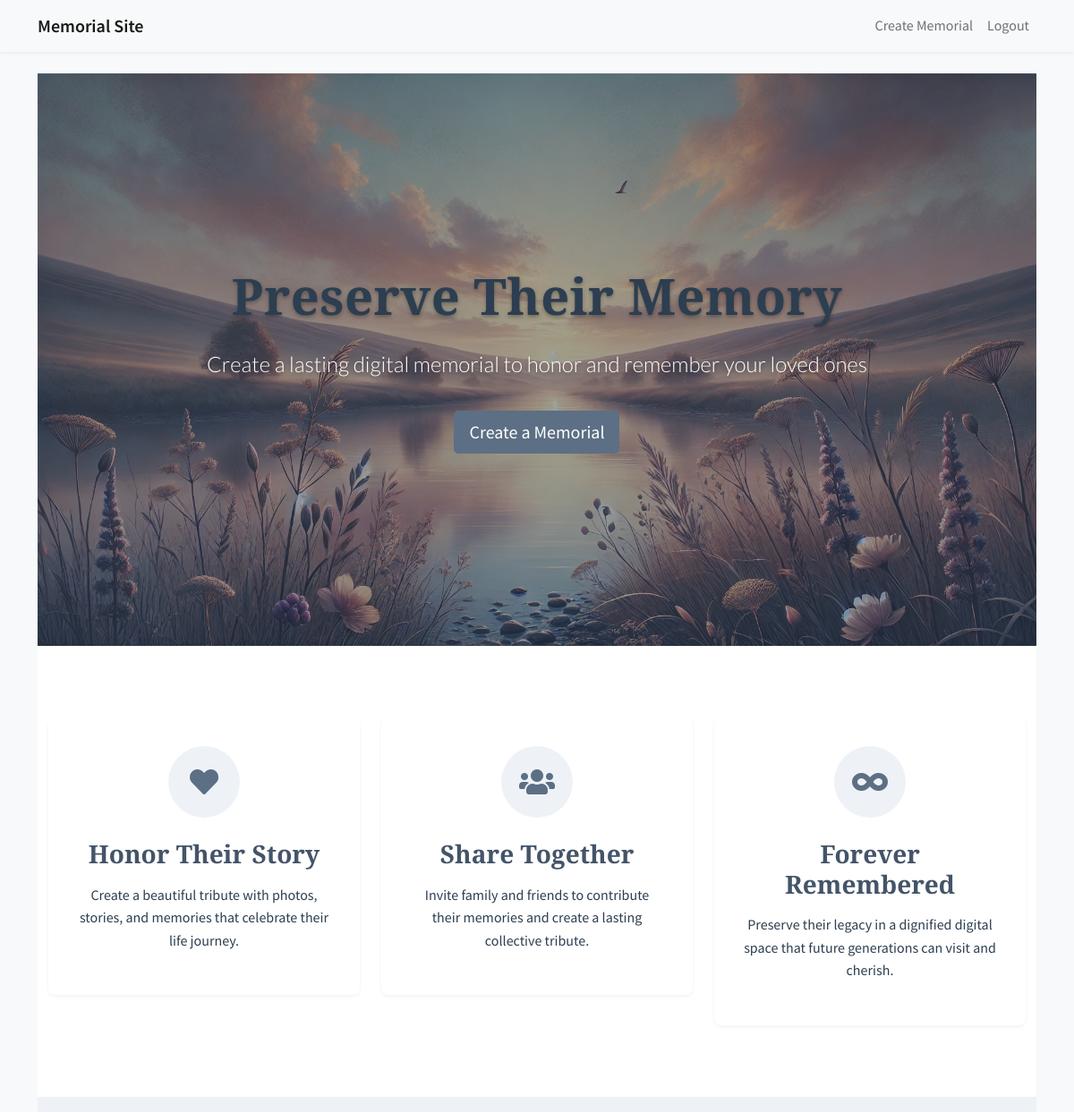
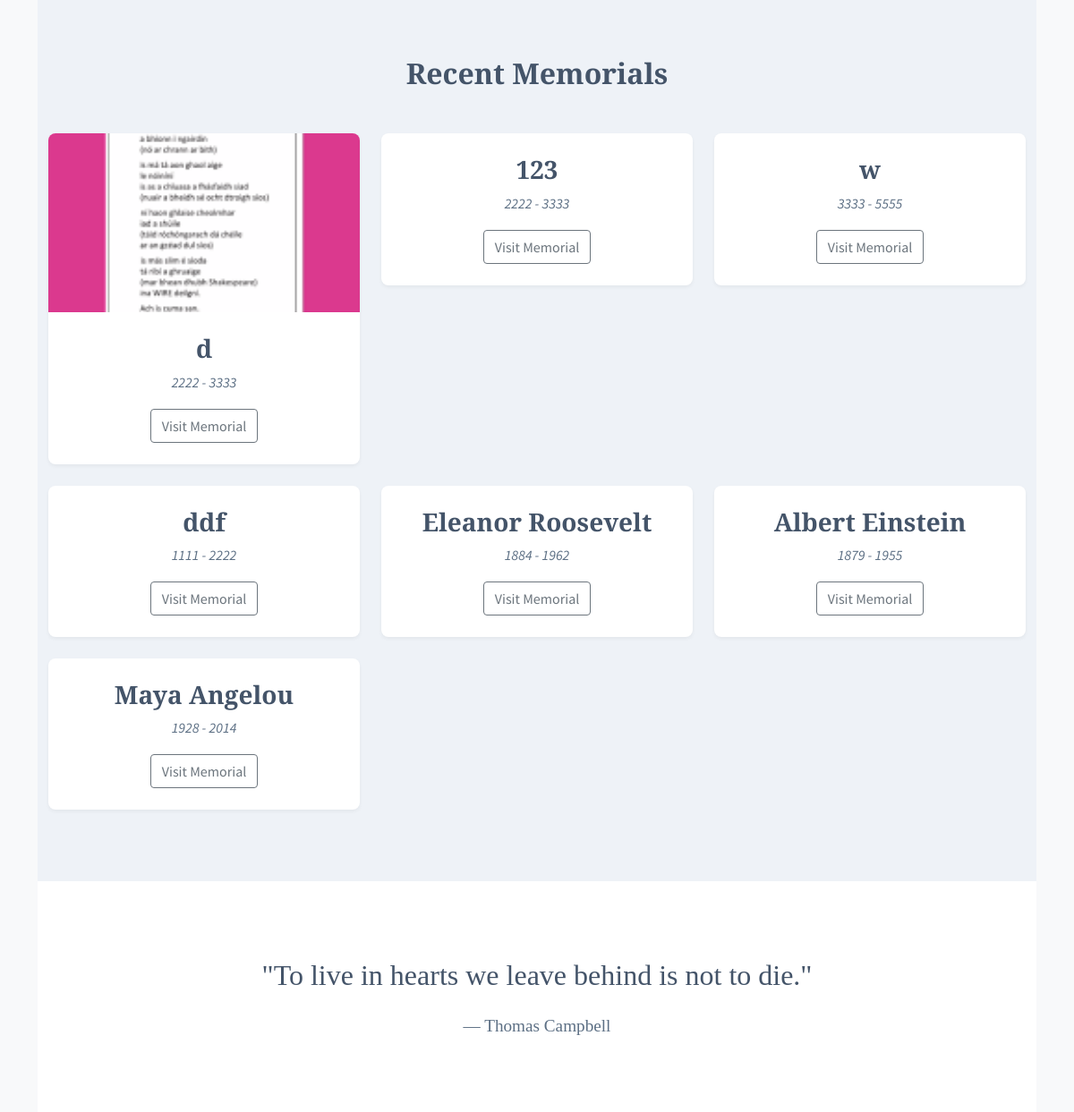
Screenshot of / (signed in) with the database file from the repository (2 pictures, top to bottom).
### app/models/memorial.py (models this page shows, shortened)
class Memorial(db.Model):
    id = db.Column(db.Integer, primary_key=True)
    name = db.Column(db.String(100), nullable=False)
    birth_date = db.Column(db.Date)
    death_date = db.Column(db.Date)
    biography = db.Column(db.Text)
    custom_url = db.Column(db.String(100), unique=True)
    is_public = db.Column(db.Boolean, default=True)
    access_code = db.Column(db.String(20))
    created_at = db.Column(db.DateTime, default=datetime.utcnow)
    creator_id = db.Column(db.Integer, db.ForeignKey('user.id'), nullable=False)
    theme_id = db.Column(db.Integer, db.ForeignKey('theme.id'))
    layout = db.Column(db.String(32), default='standard')  # standard, compact, full-width, etc.
    photos = db.relationship('Photo', backref='memorial', lazy='dynamic')
    tributes = db.relationship('Tribute', backref='memorial', lazy='dynamic')
    events = db.relationship('Event', backref='memorial', lazy='dynamic')

### app/models/photo.py (models this page shows, shortened)
class Photo(db.Model):
    id = db.Column(db.Integer, primary_key=True)
    filename = db.Column(db.String(255), nullable=False)
    caption = db.Column(db.String(255))
    date_taken = db.Column(db.Date)
    uploaded_at = db.Column(db.DateTime, default=datetime.utcnow)
    is_profile = db.Column(db.Boolean, default=False)
    display_order = db.Column(db.Integer, default=0)
    memorial_id = db.Column(db.Integer, db.ForeignKey('memorial.id'), nullable=False)

### app/routes/memorial.py (the view)
@bp.route('/')
def index():
    memorials = Memorial.query.filter_by(is_public=True).all()
    return render_template('memorial/index.html', memorials=memorials)

### app/models/user.py (called while the page is built)
@login_manager.user_loader
def load_user(id):
    return User.query.get(int(id))

### app/templates/memorial/index.html (shortened to what this page needs)
{% extends "base.html" %}
{% block head %}
<link rel="stylesheet" href="{{ url_for('static', filename='css/home.css', v='1.0') }}">
{% endblock %}
{% block content %}
<div class="hero-section">
    <div class="hero-content">
        <h1>Preserve Their Memory</h1>
        <p class="lead">Create a lasting digital memorial to honor and remember your loved ones</p>
        {% if not current_user.is_authenticated %}
        <div class="cta-buttons">
            <a href="{{ url_for('auth.register') }}" class="btn btn-primary btn-lg">Create a Memorial</a>
            <a href="#learn-more" class="btn btn-outline btn-lg">Learn More</a>
        </div>
        {% else %}
        <div class="cta-buttons">
            <a href="{{ url_for('memorial.create') }}" class="btn btn-primary btn-lg">Create a Memorial</a>
        </div>
        {% endif %}
    </div>
</div>
<section id="learn-more" class="features-section">
    <div class="container">
        <div class="row g-4">
            <div class="col-md-4">
                <div class="feature-card">
                    <div class="feature-icon">
                        <i class="fas fa-heart"></i>
                    </div>
                    <h3>Honor Their Story</h3>
                    <p>Create a beautiful tribute with photos, stories, and memories that celebrate their life journey.</p>
                </div>
            </div>
            <div class="col-md-4">
                <div class="feature-card">
                    <div class="feature-icon">
                        <i class="fas fa-users"></i>
                    </div>
                    <h3>Share Together</h3>
                    <p>Invite family and friends to contribute their memories and create a lasting collective tribute.</p>
                </div>
            </div>
            <div class="col-md-4">
                <div class="feature-card">
                    <div class="feature-icon">
                        <i class="fas fa-infinity"></i>
                    </div>
                    <h3>Forever Remembered</h3>
                    <p>Preserve their legacy in a dignified digital space that future generations can visit and cherish.</p>
                </div>
            </div>
        </div>
    </div>
</section>
{% if memorials %}
<section class="recent-memorials">
    <div class="container">
        <h2>Recent Memorials</h2>
        <div class="row g-4">
            {% for memorial in memorials %}
            <div class="col-md-4">
                <div class="memorial-card">
                    {% if memorial.photos.filter_by(is_profile=true).first() %}
                    <div class="memorial-image">
                        <img src="{{ url_for('static', filename='uploads/' ~ memorial.id ~ '/' ~ memorial.photos.filter_by(is_profile=true).first().filename) }}"
                             alt="{{ memorial.name }}" class="img-fluid">
                    </div>
                    {% endif %}
                    <div class="memorial-content">
                        <h3>{{ memorial.name }}</h3>
                        <p class="memorial-dates">{{ memorial.birth_date.strftime('%Y') }} - {{ memorial.death_date.strftime('%Y') }}</p>
                        <a href="{{ url_for('memorial.view', id=memorial.id) }}" class="btn btn-outline-secondary">Visit Memorial</a>
                    </div>
                </div>
            </div>
            {% endfor %}
        </div>
    </div>
</section>
{% endif %}
<section class="quote-section">
    <div class="container">
        <blockquote>
            "To live in hearts we leave behind is not to die."
            <footer>— Thomas Campbell</footer>
        </blockquote>
    </div>
</section>
{% endblock %}

### app/static/css/base.css (style rules this page uses)
:root { --primary-color: #5c6f84; --primary-dark: #445469; --primary-light: #eef2f7; --accent-warm: #c4a484; --accent-soft: #a8c0d6; --neutral-100: #ffffff; --neutral-200: #f8f9fa; --neutral-300: #e9ecef; --neutral-400: #ced4da; --neutral-500: #adb5bd; --neutral-600: #6c757d; --neutral-700: #495057; --neutral-800: #343a40; --neutral-900: #212529; --text-primary: #2c3e50; --text-secondary: #5c6f84; --text-muted: #6c757d; --border-light: #dee2e6; --border-medium: #ced4da; --shadow-sm: 0 2px 4px rgba(0,0,0,0.05); --shadow-md: 0 4px 6px rgba(0,0,0,0.07); --shadow-lg: 0 10px 15px rgba(0,0,0,0.1); }
body { background-color: var(--neutral-200); color: var(--text-primary); font-family: 'Source Sans Pro', -apple-system, BlinkMacSystemFont, 'Segoe UI', Roboto, 'Helvetica Neue', Arial, sans-serif; line-height: 1.6; }
.btn-primary { background-color: var(--primary-color); border-color: var(--primary-color); color: var(--neutral-100); transition: all 0.2s ease-in-out; }
h1, h2, h3, h4, h5, h6 { color: var(--text-primary); font-weight: 600; margin-bottom: 1rem; }
a { color: var(--primary-color); text-decoration: none; transition: color 0.2s ease-in-out; }

### app/static/css/home.css (style rules this page uses)
.hero-section { background: linear-gradient( rgba(44, 62, 80, 0.4), rgba(44, 62, 80, 0.5) ), url('../images/hero-bg.jpg') center/cover; min-height: 80vh; display: flex; align-items: center; justify-content: center; text-align: center; color: var(--neutral-100); padding: 4rem 1rem; position: relative; }
.hero-content { max-width: 800px; margin: 0 auto; }
.hero-content h1, .hero-content .lead { text-shadow: 0 2px 4px rgba(0, 0, 0, 0.3); }
.hero-content h1 { font-family: 'Playfair Display', serif; font-size: 3.5rem; font-weight: 700; margin-bottom: 1.5rem; letter-spacing: 0.5px; }
.hero-content .lead { font-family: 'Lato', sans-serif; font-size: 1.5rem; font-weight: 300; margin-bottom: 2rem; line-height: 1.6; }
.cta-buttons { display: flex; gap: 1rem; justify-content: center; margin-top: 2rem; }
.features-section { padding: 5rem 0; background-color: var(--neutral-100); }
.feature-card { text-align: center; padding: 2rem; background: var(--neutral-100); border-radius: 8px; box-shadow: var(--shadow-sm); transition: all 0.3s ease; }
.feature-icon { width: 80px; height: 80px; margin: 0 auto 1.5rem; background: var(--primary-light); border-radius: 50%; display: flex; align-items: center; justify-content: center; }
.feature-icon i { font-size: 2rem; color: var(--primary-color); }
.feature-card h3 { font-family: 'Playfair Display', serif; color: var(--primary-dark); margin-bottom: 1rem; }
.recent-memorials { padding: 5rem 0; background-color: var(--primary-light); }
.recent-memorials h2 { font-family: 'Playfair Display', serif; text-align: center; margin-bottom: 3rem; color: var(--primary-dark); }
.memorial-card { background: var(--neutral-100); border-radius: 8px; overflow: hidden; box-shadow: var(--shadow-sm); transition: all 0.3s ease; }
.memorial-image { height: 200px; overflow: hidden; }
.memorial-image img { width: 100%; height: 100%; object-fit: cover; }
.memorial-content { padding: 1.5rem; text-align: center; }
.memorial-content h3 { font-family: 'Playfair Display', serif; color: var(--primary-dark); margin-bottom: 0.5rem; }
.memorial-dates { color: var(--text-secondary); font-style: italic; margin-bottom: 1rem; }
.quote-section { padding: 5rem 0; background-color: var(--neutral-100); text-align: center; }
blockquote { font-family: 'Playfair Display', serif; font-size: 2rem; color: var(--primary-dark); max-width: 800px; margin: 0 auto; line-height: 1.6; }
blockquote footer { font-size: 1.2rem; color: var(--text-secondary); margin-top: 1rem; }

### rows the page displays
Memorial: id.filename (picture), name "d", birth_date "2222", death_date "3333"
Memorial: name "123", birth_date "2222", death_date "3333"
Memorial: name "w", birth_date "3333", death_date "5555"
Memorial: name "ddf", birth_date "1111", death_date "2222"
Memorial: name "Eleanor Roosevelt", birth_date "1884", death_date "1962"
Memorial: name "Albert Einstein", birth_date "1879", death_date "1955"
Memorial: name "Maya Angelou", birth_date "1928", death_date "2014"
